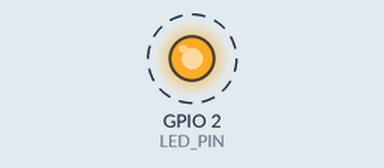
This sketch was run on a simulated ESP32. Parts: output pins drawn as LEDs (lit = HIGH). Dashed ring = blinking. What the sketch prints to the serial monitor is not drawn.

Above: at 1.2 s.
Timing chart, 0 to 4.0 s (numbered marks = the images above):
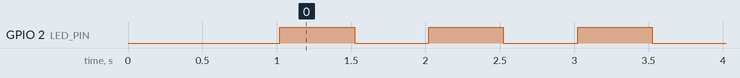

The sketch:

01_blink.ino
```cpp
/*
 * AutoRack — тест 01: проверка ESP32
 * ------------------------------------------------------------
 * Цель: убедиться, что плата ESP32 живая, прошивается и что
 *       Arduino IDE видит её корректно.
 *
 * Что должно произойти:
 *   - Встроенный светодиод (GPIO2) мигает раз в секунду.
 *   - В Serial Monitor раз в секунду печатается счётчик и
 *     количество секунд с момента старта.
 *
 * Подключение:
 *   Ничего дополнительно подключать НЕ нужно.
 *   Питание — только по USB от компьютера.
 *   ВАЖНО: 12 В на этом этапе НЕ подавать.
 *
 * Настройки Arduino IDE:
 *   - Board: "ESP32 Dev Module" (или "ESP32 DevKit V1")
 *   - Upload Speed: 115200
 *   - Serial Monitor: 115200 baud
 */

// Пин встроенного светодиода.
// На большинстве ESP32 DevKit V1 это GPIO2.
// Если твоя плата мигает другим светодиодом — замени номер пина.
#define LED_PIN 2

// Счётчик циклов мигания — чтобы видеть, что скетч реально идёт.
uint32_t blinkCount = 0;

void setup() {
  // Открываем Serial для отладки.
  Serial.begin(115200);

  // Небольшая пауза, чтобы Serial успел подняться после ресета.
  delay(1000);

  Serial.println();
  Serial.println("=========================================");
  Serial.println(" AutoRack — тест 01: blink");
  Serial.println("-----------------------------------------");
  Serial.println(" Если ты это видишь — ESP32 живой.");
  Serial.println(" Светодиод на GPIO2 должен мигать раз в секунду.");
  Serial.println("=========================================");
  Serial.println();

  pinMode(LED_PIN, OUTPUT);
}

void loop() {
  // Зажигаем светодиод.
  digitalWrite(LED_PIN, HIGH);
  Serial.print("[");
  Serial.print(blinkCount);
  Serial.print("] LED ON   | up: ");
  Serial.print(millis() / 1000.0, 1);
  Serial.println(" s");
  delay(500);

  // Гасим светодиод.
  digitalWrite(LED_PIN, LOW);
  Serial.print("[");
  Serial.print(blinkCount);
  Serial.print("] LED OFF  | up: ");
  Serial.print(millis() / 1000.0, 1);
  Serial.println(" s");
  delay(500);

  blinkCount++;
}
```

Measured:
- by itself, GPIO 2 (LED_PIN): alternates HIGH for 0.50 s and LOW for 0.50 s
